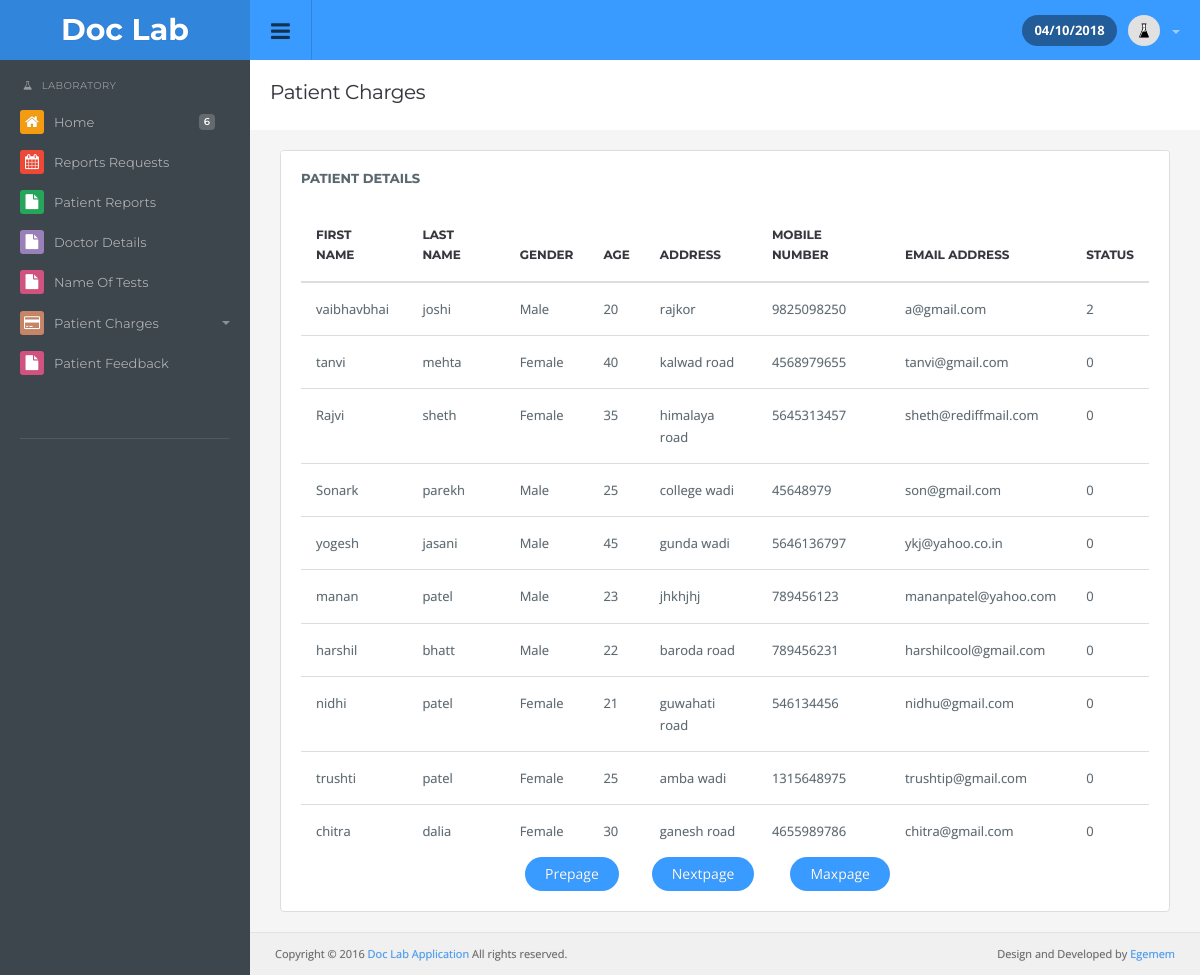
/doclab_application_main/l_patient_charges.php, run on the app's committed database.
### tables this page shows
CREATE TABLE IF NOT EXISTS `tbl_patient` (
  `pat_id` int(11) NOT NULL AUTO_INCREMENT,
  `unique_id` varchar(555) NOT NULL,
  `pat_salutation` varchar(10) NOT NULL,
  `pat_first_name` varchar(20) NOT NULL,
  `pat_middle_name` varchar(20) NOT NULL,
  `pat_last_name` varchar(20) NOT NULL,
  `pat_age` int(11) NOT NULL,
  `pat_gender` varchar(10) NOT NULL,
  `pat_address` text NOT NULL,
  `pat_state` varchar(50) NOT NULL,
  `pat_city` varchar(50) NOT NULL,
  `pat_pincode` varchar(8) NOT NULL,
  `pat_mobile_number` varchar(10) NOT NULL,
  `pat_email_id` varchar(50) NOT NULL,
  `pat_occupation` varchar(20) NOT NULL,
  `pat_blood_group` varchar(10) NOT NULL,
  `pat_details` text NOT NULL,
  `pat_password` varchar(20) NOT NULL,
  `pat_confirm_password` varchar(20) NOT NULL,
  `pat_registration_date` date NOT NULL,
  `pat_status` int(11) NOT NULL,
  PRIMARY KEY (`pat_id`)
);

### doclab_application_main/l_patient_charges.php (the view, shortened to what this page needs)
<?php
include("header_laboratory.php");
include("sidebar_laboratory.php");
?>
<?php
$noofrecords=10;
$select="select * from tbl_patient";
$query=mysql_query($select);
$row=mysql_num_rows($query);
$maxpage=ceil($row/$noofrecords);
if(isset($_GET['page']))
{
$page=$_GET['page'];
$prepage=$page-1;
$nextpage=$page+1;
if($page<1)
{
$page=1;
}
if($prepage<1)
{
$prepage=1;
}
if($nextpage>$maxpage)
{
$nextpage=$maxpage;
$prepage=$maxpage-1;
}
}
else
{
$page=1;
$prepage=1;
$nextpage=2;
}
$limit_page=$page-1;
$limit=" LIMIT ".$noofrecords*$limit_page.','.$noofrecords;
?>
<div class="content">
  <div class="page-header">
    <h1 class="title">Patient Charges</h1>
  </div>
<div class="panel panel-default">
        <div class="panel-title">
          Patient Details
        </div>
        <div class="panel-body table-responsive">
            <table id="example0" class="table display">
                <thead>
                    <tr>
                        <th>First Name</th>
                        <th>Last Name</th>
                        <th>Gender</th>
                        <th>Age</th>
                        <th>Address</th>
                        <th>Mobile Number</th>
						<th>Email Address</th>
						<th>Status</th>
                    </tr>
                </thead>
                <tbody>
				<?php
				if($_POST['btn_search'])
				{
				$search=$_POST['btn_search'];
				$select_search="select * from tbl_patient where pat_first_name like '%$search%'";
				$query=mysql_query($select_search);
				}
				elseif($_POST['btn_asc'])
				{
				$select_asc="select * from tbl_patient order by pat_first_name asc";
				$query=mysql_query($select_asc);
				}
				elseif($_POST['btn_desc'])
				{
				$select_desc="select * from tbl_patient order by pat_first_name desc";
				$query=mysql_query($select_desc);
				}
				else
				{
				$select="select * from tbl_patient".$limit;
				$query=mysql_query($select);
				}
				while($row=mysql_fetch_array($query))
				{
				?>
			    <tr>
                        <td><?php echo $row['pat_first_name']; ?></td>
						<td><?php echo $row['pat_last_name']; ?></td>
						<td><?php echo $row['pat_gender']; ?></td>
						<td><?php echo $row['pat_age']; ?></td>
						<td><?php echo $row['pat_address']; ?></td>
						<td><?php echo $row['pat_mobile_number']; ?></td>
						<td><?php echo $row['pat_email_id']; ?></td>
						<td><?php echo $row['pat_status']; ?></td>
				</tr>
				<?php
				}
				?>
                </tbody>
            </table>
			<table align="center" style= "width:400px">
				<tr>
					<td><a href="manage_patient.php?page=<?php echo $prepage; ?>" class="btn btn-rounded btn-default">Prepage</a></td>
					<td><a href="manage_patient.php?page=<?php echo $nextpage; ?>" class="btn btn-rounded btn-default">Nextpage</a></td>
					<td><a href="manage_patient.php?page=<?php echo $maxpage; ?>" class="btn btn-rounded btn-default">Maxpage</a></td>
				</tr>
			</table>
		</div>
	</div>
<div class="row footer">
  <div class="col-md-6 text-left">
  Copyright &copy; 2016 <a href="index.php" target="_blank">Doc Lab Application</a> All rights reserved.
  </div>
  <div class="col-md-6 text-right">
    Design and Developed by <a href="http://themeforest.net/user/egemem/portfolio" target="_blank">Egemem</a>
  </div>
</div>
</div>
<?php
include("footer.php");
?>

### doclab_application_main/css/style.css (style rules this page uses)
body { background: #3d464d; color: #58666e; margin: 0; line-height: 1.7em; font-size: 13px; font-family: 'Open Sans', sans-serif; outline: 0; text-Shadow: 0 0 1px rgba(0, 0, 0, 0.2); }
a { color: #399bff; text-decoration: none; }
.col-xs-1, .col-sm-1, .col-md-1, .col-lg-1, .col-xs-2, .col-sm-2, .col-md-2, .col-lg-2, .col-xs-3, .col-sm-3, .col-md-3, .col-lg-3, .col-xs-4, .col-sm-4, .col-md-4, .col-lg-4, .col-xs-5, .col-sm-5, .col-md-5, .col-lg-5, .col-xs-6, .col-sm-6, .col-md-6, .col-lg-6, .col-xs-7, .col-sm-7, .col-md-7, .col-lg-7, .col-xs-8, .col-sm-8, .col-md-8, .col-lg-8, .col-xs-9, .col-sm-9, .col-md-9, .col-lg-9, .col-xs-10, .col-sm-10, .col-md-10, .col-lg-10, .col-xs-11, .col-sm-11, .col-md-11, .col-lg-11, .col-xs-12, .col-sm-12, .col-md-12, .col-lg-12 { padding-right: 15px; padding-left: 15px; }
.row { margin-right: -15px; margin-left: -15px; }
.content { padding-left: 30px; padding-right: 30px; padding-top: 80px; margin-left: 250px; background: #f5f5f5; }
.footer { border-top: 1px solid #e2e2e2; margin-left: -30px; margin-right: -30px; margin-bottom: 0; padding: 10px; font-size: 11px; color: #666; background: rgba(0, 0, 0, 0.02); }
.footer .col-md-6 { margin-bottom: 0; }
.page-header { background: #fff; margin: -20px -30px 20px -30px; padding: 20px; border-bottom: none; position: relative; }
.page-header .title { padding: 0; margin: 0; font-family: 'Montserrat', sans-serif; font-size: 20px; line-height: normal; font-weight: normal; color: #37363e; padding-bottom: 6px; }
h1, h2, h3, h4, h5, h6, .h1, .h2, .h3, .h4, .h5, .h6 { font-family: inherit; font-weight: 400; line-height: 1.6; color: #37363e; }
h1, .h1, h2, .h2, h3, .h3 { margin-top: 20px; margin-bottom: 10px; letter-spacing: -0.02em; }
h1, .h1 { font-size: 2.25em; }
.btn { font-size: 14px; padding: 7px 20px 7px 20px; border: none; background: #e4e4e4; color: inherit; border-radius: 3px; }
.btn-rounded { border-radius: 999px; }
.btn-default { background-color: #399bff; color: #fff; }
.panel { box-shadow: none; border: 1px solid #e5e5e5; background: #fff; padding: 20px; margin-bottom: 20px; position: relative; }
.panel-title { font-family: 'Montserrat', sans-serif; color: #58666e; font-size: 13px; font-weight: bold; text-transform: uppercase; padding: 16px 20px; margin: -20px; background: #fff; margin-bottom: 5px; border-bottom: none; border-top-left-radius: 3px; border-top-right-radius: 3px; }
.panel-body, .panel-heading { padding: 0; color: inherit; background-color: transparent; border-color: none; }
.panel-default { border-color: #ddd; }
.table { margin: 0; }
thead { font-weight: 600; font-family: 'Montserrat', sans-serif; text-transform: uppercase; font-size: 12px; color: #37363e; }
table td { display: table-cell; vertical-align: middle; }
.table > thead > tr > th, .table > tbody > tr > th, .table > tfoot > tr > th, .table > thead > tr > td, .table > tbody > tr > td, .table > tfoot > tr > td { padding: 15px; line-height: 1.7; }

### data on the page
tbl_patient: pat_first_name "vaibhavbhai", pat_last_name "joshi", pat_gender "Male", pat_age "20", pat_address "rajkor", pat_mobile_number "9825098250", pat_email "a@gmail.com", pat_status "2"
tbl_patient: pat_first_name "tanvi", pat_last_name "mehta", pat_gender "Female", pat_age "40", pat_address "kalwad road", pat_mobile_number "4568979655", pat_email "tanvi@gmail.com", pat_status "0"
tbl_patient: pat_first_name "Rajvi", pat_last_name "sheth", pat_gender "Female", pat_age "35", pat_address "himalaya road", pat_mobile_number "5645313457", pat_email "sheth@rediffmail.com", pat_status "0"
tbl_patient: pat_first_name "Sonark", pat_last_name "parekh", pat_gender "Male", pat_age "25", pat_address "college wadi", pat_mobile_number "45648979", pat_email "son@gmail.com", pat_status "0"
tbl_patient: pat_first_name "yogesh", pat_last_name "jasani", pat_gender "Male", pat_age "45", pat_address "gunda wadi", pat_mobile_number "5646136797", pat_email "ykj@yahoo.co.in", pat_status "0"
tbl_patient: pat_first_name "manan", pat_last_name "patel", pat_gender "Male", pat_age "23", pat_address "jhkhjhj", pat_mobile_number "789456123", pat_email "mananpatel@yahoo.com", pat_status "0"
tbl_patient: pat_first_name "harshil", pat_last_name "bhatt", pat_gender "Male", pat_age "22", pat_address "baroda road", pat_mobile_number "789456231", pat_email "harshilcool@gmail.com", pat_status "0"
tbl_patient: pat_first_name "nidhi", pat_last_name "patel", pat_gender "Female", pat_age "21", pat_address "guwahati road", pat_mobile_number "546134456", pat_email "nidhu@gmail.com", pat_status "0"
tbl_patient: pat_first_name "trushti", pat_last_name "patel", pat_gender "Female", pat_age "25", pat_address "amba wadi", pat_mobile_number "1315648975", pat_email "trushtip@gmail.com", pat_status "0"
tbl_patient: pat_first_name "chitra", pat_last_name "dalia", pat_gender "Female", pat_age "30", pat_address "ganesh road", pat_mobile_number "4655989786", pat_email "chitra@gmail.com", pat_status "0"

### other printed values
date(d) "04"
date(m) "10"
date(Y) "2018"
